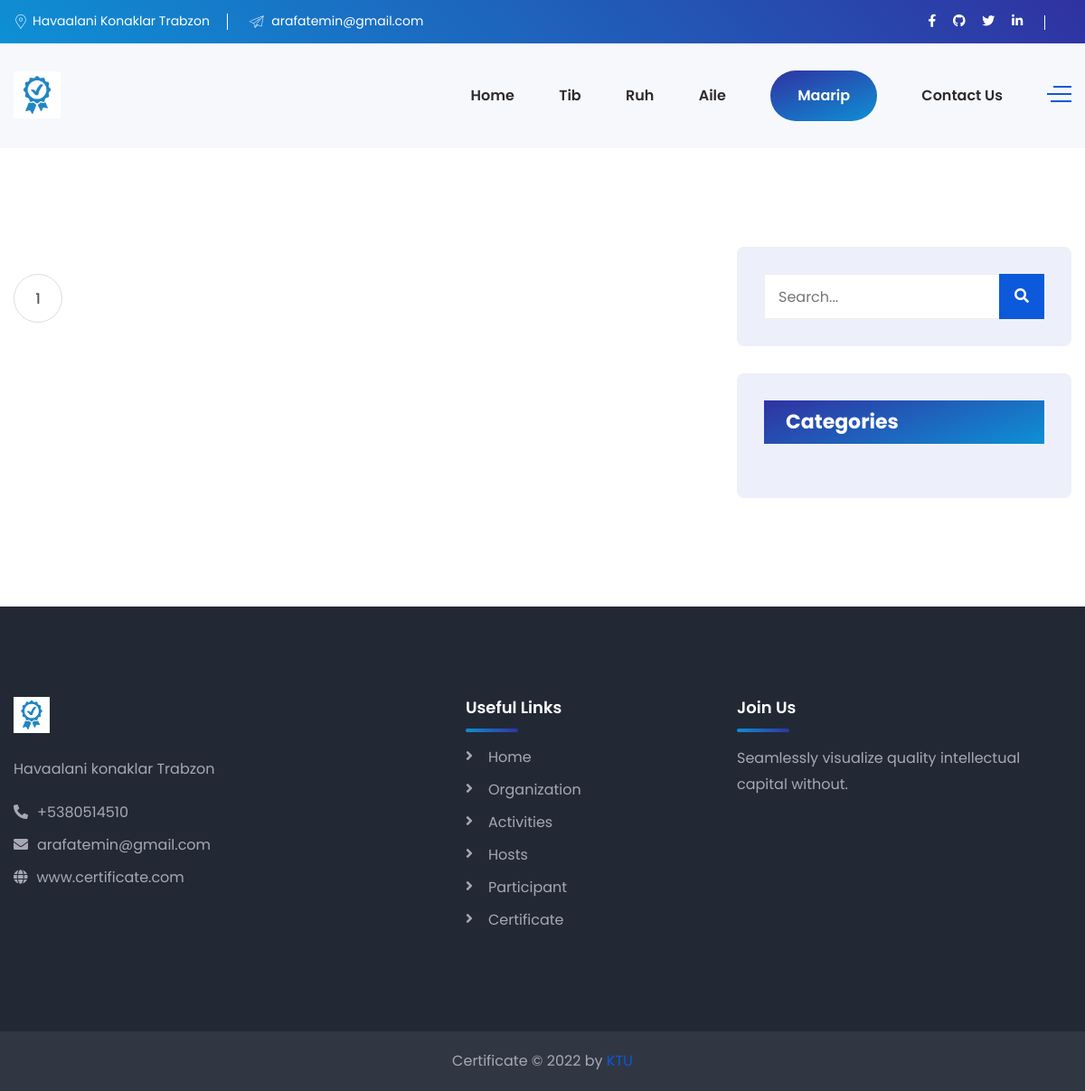
The page /maarip on the database as committed earlier.
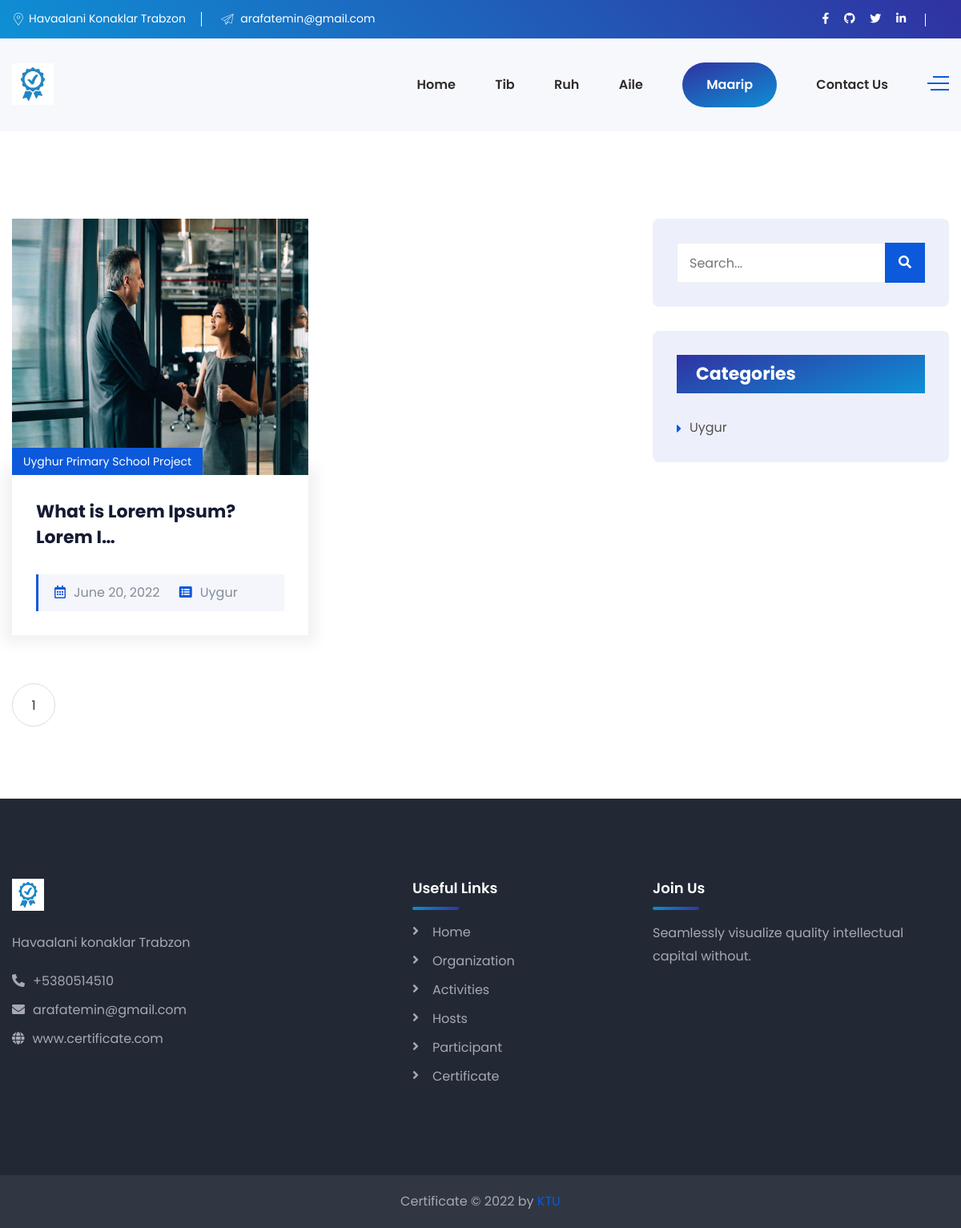
The same page on the database as committed later.
### maarip/models.py (models this page shows, shortened)
class Maarip(models.Model):
    name                    = models.CharField(max_length=200, blank=True, null=True)
    category                = models.ManyToManyField(MaaripCategory)
    maarip_image            = models.ImageField(upload_to='maarip_image/', blank=True, null=True)
    maarip_Video            = models.FileField(upload_to='maarip_Video/', blank=True, null=True)
    description             = models.TextField()
    active                  = models.BooleanField()
    publicatetime           = models.DateTimeField(auto_now_add=False)
    slug                    = models.SlugField(null=False, blank=True, unique=True, db_index=True, editable=False)
    class Meta:
        verbose_name = 'Maarip'
        verbose_name_plural = 'Maarip'
        ordering = ["-publicatetime"]

class MaaripCategory(models.Model):
    maaripCategory          = models.CharField(max_length=200, blank=True, null=True)
    slug                    = models.SlugField(null=False, blank=True, unique=True, db_index=True, editable=False)
    class Meta:
        verbose_name_plural = 'Maarip Category'

### maarip/views.py (the view)
# urls.py: path('maarip', maaripView, name='maarip'),
def maaripView(request):
   keyword = request.GET.get('keyword')
   if keyword:
      maarips = Maarip.objects.filter(Q(name__contains=keyword) | Q(category__maaripCategory__contains=keyword))
      return render(request, 'Maarip/maarip.html', {'maarips': maarips})
   maarips = Maarip.objects.all()
   paginator = Paginator(maarips, 10)
   page_number = request.GET.get('page')
   page_obj = paginator.get_page(page_number)
   context = {
      'maarips': page_obj,
      'categories': MaaripCategory.objects.all(),
   }
   return render(request, 'Maarip/maarip.html', context)

### templates/Maarip/maarip.html (shortened to what this page needs)
{% extends 'Home/base.html' %}
{% load static %}
{% block content %}
    <body>
    <div class="service-details-page pdt-110 pdb-90">
        <div class="container">
            <div class="row">
                <div class="col-xl-8 col-lg-7">
                    <div class="row">
                        {% for maarip in maarips %}
                            <div class="col-lg-12 col-xl-6">
                                <div class="news-wrapper mrb-30 mrb-sm-40">
                                    <div class="news-thumb">
                                        {% if maarip.maarip_image %}
                                            <a href="{% url 'maarip_detail' maarip.slug %}">
                                                <img style="max-width: 100%; min-width: 100%; max-height: 320px;min-height: 320px"
                                                     class="img-full" src="{{ maarip.maarip_image.url }}" alt="">
                                            </a>
                                        {% endif %}
                                        <div class="news-top-meta">
                                            <a href="{% url 'maarip_detail' maarip.slug %}"><span
                                                    class="entry-category">{{ maarip.name }}</span></a>
                                        </div>
                                    </div>
                                    <div class="news-details">
                                        <div class="news-description mb-20">
                                            <h4 class="the-title mrb-30"><a
                                                    href="{% url 'maarip_detail' maarip.slug %}">{{ maarip.description|truncatechars:30 }}</a>
                                            </h4>
                                            <div class="news-bottom-meta">
                                                <span class="entry-date mrr-20"><i
                                                        class="far fa-calendar-alt mrr-10 text-primary-color"></i>{{ maarip.publicatetime|date }}</span>
                                                {% for category in maarip.category.all %}
                                                    <span class="entry-author"><i
                                                            class="fa fa-list-alt mrr-10 text-primary-color"></i>{{ category.maaripCategory }}</span>
                                                {% endfor %}
                                            </div>
                                        </div>
                                    </div>
                                </div>
                            </div>
                        {% endfor %}
                    </div>
                    <div class="row">
                        <div class="col-xl-12">
                            <nav class="pagination-nav pdt-30">
                                <ul class="pagination-list">
                                    <li><a href="#">{{ maarips.number }}</a></li>
                                </ul>
                            </nav>
                        </div>
                    </div>
                </div>
                <div class="col-xl-4 col-lg-5 sidebar-right">
                    <aside class="news-sidebar-widget">
                        <div class="widget sidebar-widget widget-search mrb-30">
                            <form class="search-form">
                                <label>
                                    <input type="search" name="keyword" class="search-field" placeholder="Search...">
                                </label>
                                <button type="submit"><i class="fa fa-search"></i></button>
                            </form>
                        </div>
                        <div class="widget sidebar-widget widget-categories">
                            <h4 class="mrb-30 single-blog-widget-title">Categories</h4>
                            <ul class="list">
                                {% for category in categories %}
                                    <li>
                                    <i class="fas fa-caret-right vertical-align-middle text-primary-color mrr-10"></i><a
                                        href="{% url 'maarip_view_with_category' category.slug %}">{{ category.maaripCategory|title }}</a>
                                {% endfor %}
                            </ul>
                        </div>
                    </aside>
                </div>
            </div>
        </div>
    </div>
    </body>
{% endblock %}

### templates/Home/base.html (shortened to what this page needs)
{% load static %}
<!DOCTYPE html>
<html lang="en">
<head>
    <link rel="stylesheet" href="{% static 'css/style.css' %}">
    <link rel="stylesheet" href="{% static 'css/responsive.css' %}">
</head>
<header class="header-style-two">
    <div class="header-wrapper">
        <div class="header-top-area bg-gradient-color d-none d-lg-block">
            <div class="container">
                <div class="row">
                    <div class="col-lg-6 header-top-left-part">
                        <span class="address"><i class="webexflaticon flaticon-placeholder-1"></i>Havaalani Konaklar Trabzon</span>
                        <span class="phone"><i class="webexflaticon flaticon-send"></i> arafatemin@gmail.com</span>
                    </div>
                    <div class="col-lg-6 header-top-right-part text-right">
                        <ul class="social-links">
                            <li><a href="https://www.facebook.com/" target="_blank"><i
                                    class="fab fa-facebook-f"></i></a></li>
                            <li><a href="https://github.com/AERBATI-61" target="_blank"><i
                                    class="fab fa-github"></i></a></li>
                            <li><a href="https://twitter.com/" target="_blank"><i class="fab fa-twitter"></i></a></li>
                            <li><a href="https://www.linkedin.com/feed/" target="_blank"><i
                                    class="fab fa-linkedin-in"></i></a></li>
                        </ul>
                    </div>
                </div>
            </div>
        </div>
        <div class="header-navigation-area two-layers-header header-middlee bt_stick bt_sticky">
            <div class="container">
                <div class="row">
                    <div class="col-md-12">
                        <a class="navbar-brand logo f-left mrt-10 mrt-md-0" href="#">
                            <img id="logo-image" class="img-center" src="{% static 'images/certificat.jpg' %}" alt="">
                        </a>
                        <div class="header-searchbox-style-two d-none d-xl-block">
                            <div class="side-panel side-panel-trigger text-right d-none d-lg-block">
                                <span class="bar1"></span>
                                <span class="bar2"></span>
                                <span class="bar3"></span>
                            </div>
                        </div>
                            <div class="main-menu f-right degistirecem">
                                <nav id="mobile-menu-right">
                                    <ul class="menu">
                                        <li><a href="{% url 'index' %}">Home</a></li>
                                        <li><a href="{% url 'tib' %}">Tib</a></li>
                                        <li><a href="{% url 'ruh' %}">Ruh</a></li>
                                        <li><a href="{% url 'aile' %}">Aile</a></li>
                                        <li><a href="{% url 'maarip' %}">Maarip</a></li>
                                        <li><a href="{% url 'contactView' %}">Contact Us</a></li>
                                    </ul>
                                </nav>
                            </div>
                    </div>
                </div>
            </div>
        </div>
    </div>
</header>
{% block content %}
{% endblock %}
<footer class="footer">
    <div class="footer-main-area" data-background="images/footer-bg.png">
        <div class="container">
            <div class="row">
                <div class="col-xl-5 col-lg-6 col-md-6">
                    <div class="widget footer-widget">
                        <a class="mrb-20" href="#">
                            <img width="40" height="40" id="logo-image" class="img-center"
                                 src="{% static 'images/certificat.jpg' %}" alt="">
                        </a><br> <br>
                        <address class="mrb-25">
                            <p class="text-light-gray">Havaalani konaklar Trabzon</p>
                            <div class="mrb-10"><a href="#" class="text-light-gray"><i
                                    class="fas fa-phone-alt mrr-10"></i>+5380514510</a></div>
                            <div class="mrb-10"><a href="#" class="text-light-gray"><i
                                    class="fas fa-envelope mrr-10"></i>arafatemin@gmail.com</a></div>
                            <div class="mrb-0"><a href="#" class="text-light-gray"><i class="fas fa-globe mrr-10"></i>www.certificate.com</a>
                            </div>
                        </address>
                    </div>
                </div>
                <div class="col-xl-3 col-lg-6 col-md-6">
                    <div class="widget footer-widget ">
                        <div>
                            <h5 class="widget-title text-white mrb-30">Useful Links</h5>
                            <ul class="footer-widget-list">
                                <li><a href="#">Home</a></li>
                                <li><a href="#">Organization</a></li>
                                <li><a href="#">Activities</a></li>
                                <li><a href="#">Hosts</a></li>
                                <li><a href="#">Participant</a></li>
                                <li><a href="#">Certificate</a></li>
                            </ul>
                        </div>
                    </div>
                </div>
                <div class="col-xl-4 col-lg-6 col-md-6">
                    <div class="widget footer-widget">
                        <h5 class="widget-title text-white mrb-30">Join Us</h5>
                        <p class="text-light-gray mb-1">Seamlessly visualize quality intellectual capital without.</p>
                    </div>
                </div>
            </div>
        </div>
    </div>
    <div class="footer-bottom-area">
        <div class="container">
            <div class="row">
                <div class="col-xl-12">
                    <div class="text-center">
                        <span class="text-light-gray">Certificate © 2022 by <a class="text-primary-color"
                                                                               target="_blank"
                                                                               href="https://www.ktu.edu.tr/">KTU</a></span>
                    </div>
                </div>
            </div>
        </div>
    </div>
</footer>

### templates/Home/base.html (style rules this page uses)
.Active { background: linear-gradient(-20deg, #0E90D5, #3032A2) !important; color: #fff !important; padding: 15px 30px 15px 30px !important; border-radius: 30px !important; text-decoration: none; }

Rows that differ between the two databases and show on the page:
added Maarip: maarip_image (picture), name "Uyghur Primary School Project", description "What is Lorem Ipsum? Lorem I…", publicatetime "June 20, 2022"
added MaaripCategory: maaripCategory "Uygur"
